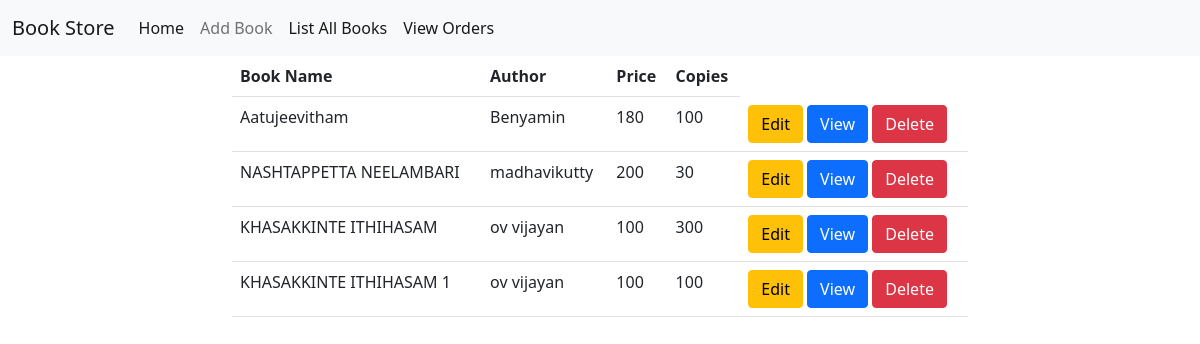
Page /books/all on the committed database.
### owner/models.py (models this page shows, shortened)
class Books(models.Model):
    book_name=models.CharField(max_length=120,unique=True)
    author=models.CharField(max_length=120)
    price=models.PositiveIntegerField()
    copies=models.PositiveIntegerField()
    image=models.ImageField(upload_to="images",null=True)

### owner/views.py (the view)
# urls.py: path("books/all", views.BookList.as_view(), name="listbook"),
class BookList(View):
    def get(self, request):
        qs = Books.objects.all()
        return render(request, "book_list.html", {"books": qs})

### owner/templates/book_list.html
{%extends 'base.html'%}
{%block body_block%}
<div class="row">
    <div class="col-2"></div>
    <div class="col-8">
        <table class="table">
            <tr>
                <th>Book Name</th>
                <th>Author</th>
                <th>Price</th>
                <th>Copies</th>
            </tr>
            {% for book in books %}
            <tr>
                <td>{{book.book_name }}</td>
                <td>{{book.author }}</td>
                <td>{{book.price }}</td>
                <td>{{book.copies }}</td>
                <td>
                    <a href="{%url 'changebook' book.id%}" class="btn btn-warning">Edit</a>
                    <a href="{%url 'bookdetails' book.id%}" class="btn btn-primary">View</a>
                    <a href="{%url 'bookdelete' book.id%}" class="btn btn-danger">Delete</a>
                </td>
                {%endfor%}
            </tr>
        </table>
    </div>
    <div class="col-2"></div>
{%endblock%}

### rows in the picture
Books: book_name "Aatujeevitham", author "Benyamin", price "180", copies "100"
Books: book_name "NASHTAPPETTA NEELAMBARI", author "madhavikutty", price "200", copies "30"
Books: book_name "KHASAKKINTE ITHIHASAM", author "ov vijayan", price "100", copies "300"
Books: book_name "KHASAKKINTE ITHIHASAM 1", author "ov vijayan", price "100", copies "100"
